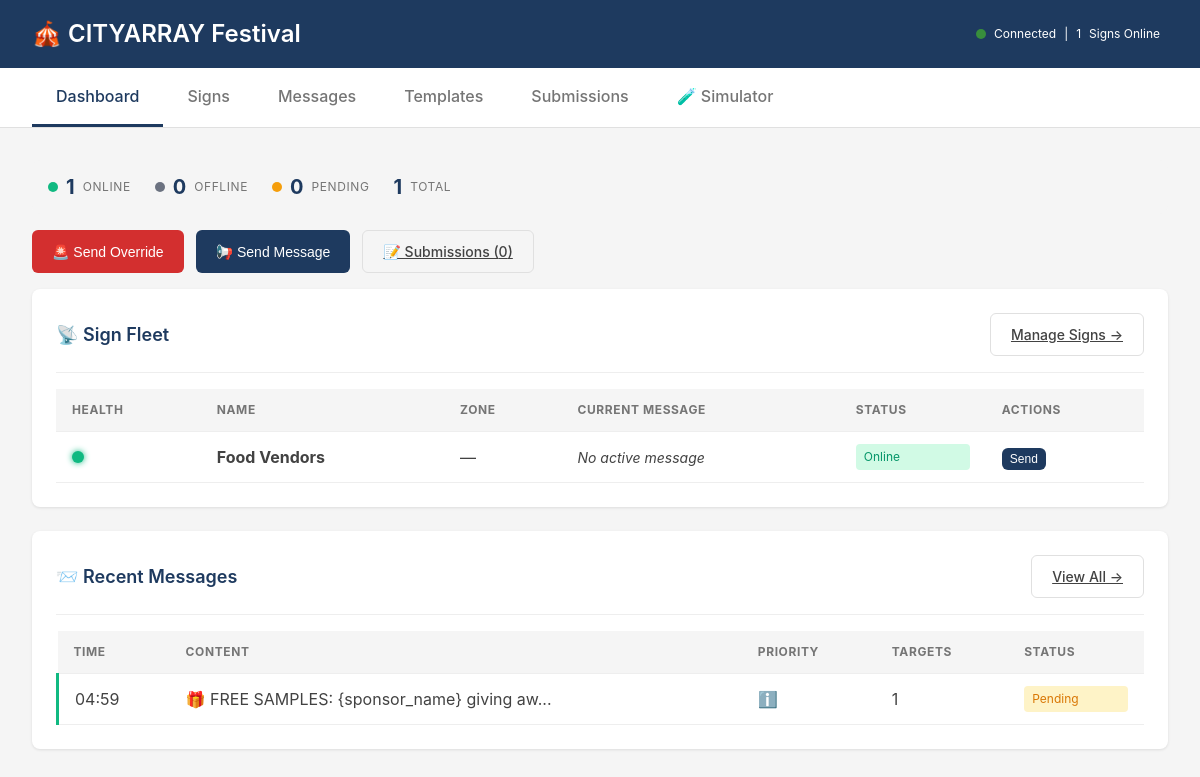
The page / on the database its author committed.
### models.py (models this page shows, shortened)
class Sign(Base):
    __tablename__ = "signs"
    id = Column(String(36), primary_key=True, default=generate_uuid)
    event_id = Column(String(36), ForeignKey("events.id"))
    name = Column(String(100), nullable=False)
    hardware_id = Column(String(100))  # Pi serial number or unique ID
    zone_id = Column(String(36))
    position_x = Column(Integer)
    position_y = Column(Integer)
    status = Column(String(20), default="offline")  # online, offline, warning, error
    battery = Column(Integer)  # Percentage 0-100
    signal_strength = Column(Integer)  # dBm or percentage
    crowd_density = Column(String(20))  # low, medium, high, critical
    crowd_count = Column(Integer)
    ambient_noise_db = Column(Float)
    current_message_id = Column(String(36))
    current_template = Column(String(100))
    last_seen = Column(DateTime)
    created_at = Column(DateTime, default=datetime.utcnow)
    display_type = Column(String(50))  # e-paper, led
    has_camera = Column(Boolean, default=True)
    has_speaker = Column(Boolean, default=True)
    has_microphone = Column(Boolean, default=True)
    config = Column(JSON, default=dict)
    event = relationship("Event", back_populates="signs")

class Message(Base):
    __tablename__ = "messages"
    id = Column(String(36), primary_key=True, default=generate_uuid)
    event_id = Column(String(36), ForeignKey("events.id"))
    template_id = Column(String(36), ForeignKey("templates.id"))
    content = Column(Text)
    rendered_content = Column(Text)  # After variable substitution
    target_signs = Column(JSON, default=["all"])  # List of sign IDs or ["all"]
    target_zones = Column(JSON, default=list)  # List of zone IDs
    priority = Column(Integer, default=10)
    override_mode = Column(String(20))  # insert, replace, emergency
    persistence_mode = Column(String(20), default="timed")  # timed, until_cleared, emergency_lock
    audio_enabled = Column(Boolean, default=False)
    audio_languages = Column(JSON, default=["en"])
    status = Column(String(20), default="pending")  # pending, active, displayed, cancelled, expired
    scheduled_at = Column(DateTime)
    expires_at = Column(DateTime)
    duration_seconds = Column(Integer, default=30)
    created_at = Column(DateTime, default=datetime.utcnow)
    created_by = Column(String(100))  # User ID or "system"
    displayed_at = Column(DateTime)

### app.py (the view)
@app.get("/")
async def dashboard(request: Request, db=Depends(get_db)):
    signs = db.query(Sign).all()
    zones = db.query(Zone).all()
    messages = db.query(Message).order_by(Message.created_at.desc()).limit(10).all()
    tpls = db.query(Template).all()
    stats = get_system_stats(db)
    return templates.TemplateResponse("dashboard.html", {
        "request": request,
        "active_page": "dashboard",
        "signs": [s.to_dict() for s in signs],
        "zones": [z.to_dict() for z in zones],
        "messages": [m.to_dict() for m in messages],
        "templates": [t.to_dict() for t in tpls],
        "stats": stats
    })

### templates/dashboard.html (shortened to what this page needs)
{% extends "base.html" %}
{% block content %}
<div class="stats-bar">
    <div class="stat-mini">
        <span class="stat-dot online"></span>
        <span class="stat-value" id="stat-online">{{ stats.signs.online }}</span>
        <span class="stat-label">Online</span>
    </div>
    <div class="stat-mini">
        <span class="stat-dot offline"></span>
        <span class="stat-value" id="stat-offline">{{ stats.signs.offline }}</span>
        <span class="stat-label">Offline</span>
    </div>
    <div class="stat-mini">
        <span class="stat-dot warning"></span>
        <span class="stat-value" id="stat-pending">{{ stats.submissions.pending }}</span>
        <span class="stat-label">Pending</span>
    </div>
    <div class="stat-mini">
        <span class="stat-value">{{ stats.signs.total }}</span>
        <span class="stat-label">Total</span>
    </div>
</div>
<div class="actions-bar">
    <button class="btn btn-danger" onclick="openOverrideModal()">
        🚨 Send Override
    </button>
    <button class="btn btn-primary" onclick="openMessageModal()">
        📢 Send Message
    </button>
    <a href="/submissions?status=pending" class="btn btn-outline">
        📝 Submissions ({{ stats.submissions.pending }})
    </a>
</div>
<div class="card">
    <div class="card-header">
        <h2 class="card-title">📡 Sign Fleet</h2>
        <a href="/signs" class="btn btn-outline">Manage Signs →</a>
    </div>
    {% if signs %}
    <table class="table signs-table">
        <thead>
            <tr>
                <th>Health</th>
                <th>Name</th>
                <th>Zone</th>
                <th>Current Message</th>
                <th>Status</th>
                <th>Actions</th>
            </tr>
        </thead>
        <tbody id="signs-tbody">
            {% for sign in signs %}
            <tr data-sign-id="{{ sign.id }}">
                <td>
                    <span class="health-indicator {{ sign.status }}"></span>
                </td>
                <td>
                    <strong>{{ sign.name }}</strong>
                </td>
                <td>
                    {% set zone_name = '' %}
                    {% for zone in zones if zone.id == sign.zone_id %}
                        {% set zone_name = zone.name %}
                    {% endfor %}
                    {% if zone_name %}
                        <span class="zone-badge">{{ zone_name }}</span>
                    {% else %}
                        <span class="no-zone">—</span>
                    {% endif %}
                </td>
                <td class="message-cell">
                    {% if sign.current_message_id %}
                        <span class="current-message">{{ sign.current_template or 'Active message' }}</span>
                    {% else %}
                        <span class="no-message">No active message</span>
                    {% endif %}
                </td>
                <td>
                    <span class="status-badge {{ sign.status }}">{{ sign.status }}</span>
                </td>
                <td>
                    <button class="btn btn-sm btn-primary" onclick="quickSend('{{ sign.id }}', '{{ sign.name }}')">Send</button>
                </td>
            </tr>
            {% endfor %}
        </tbody>
    </table>
    {% endif %}
</div>
<div class="card">
    <div class="card-header">
        <h2 class="card-title">📨 Recent Messages</h2>
        <a href="/messages" class="btn btn-outline">View All →</a>
    </div>
    {% if messages %}
    <table class="table">
        <thead>
            <tr>
                <th>Time</th>
                <th>Content</th>
                <th>Priority</th>
                <th>Targets</th>
                <th>Status</th>
            </tr>
        </thead>
        <tbody>
            {% for msg in messages[:5] %}
            <tr class="message-row priority-{{ 'critical' if msg.priority >= 90 else 'warning' if msg.priority >= 70 else 'info' }}">
                <td>{{ msg.created_at[11:16] if msg.created_at else '-' }}</td>
                <td>{{ msg.content[:40] }}{% if msg.content and msg.content|length > 40 %}...{% endif %}</td>
                <td>
                    {% if msg.priority >= 90 %}
                    <span class="priority-badge critical">🚨</span>
                    {% elif msg.priority >= 70 %}
                    <span class="priority-badge warning">⚠️</span>
                    {% else %}
                    <span class="priority-badge info">ℹ️</span>
                    {% endif %}
                </td>
                <td>
                    {% if msg.target_signs and 'all' in msg.target_signs %}
                    All
                    {% else %}
                    {{ msg.target_signs|length if msg.target_signs else 0 }}
                    {% endif %}
                </td>
                <td><span class="status-badge {{ msg.status }}">{{ msg.status }}</span></td>
            </tr>
            {% endfor %}
        </tbody>
    </table>
    {% else %}
    <p style="text-align: center; padding: 2rem; color: var(--gray-600);">No messages sent yet.</p>
    {% endif %}
</div>
{% endblock %}

### templates/base.html (shortened to what this page needs)
<!DOCTYPE html>
<html lang="en">
<head>
</head>
<body hx-ext="ws" ws-connect="/ws/dashboard">
    <header>
        <h1>🎪 CITYARRAY Festival</h1>
        <div class="status-badge">
            <span class="status-dot" id="connection-status"></span>
            <span id="connection-text">Connected</span>
            <span> | </span>
            <span id="signs-online">0</span> signs online
        </div>
    </header>
    <nav>
        <a href="/" class="{% if active_page == 'dashboard' %}active{% endif %}">Dashboard</a>
        <a href="/signs" class="{% if active_page == 'signs' %}active{% endif %}">Signs</a>
        <a href="/messages" class="{% if active_page == 'messages' %}active{% endif %}">Messages</a>
        <a href="/templates" class="{% if active_page == 'templates' %}active{% endif %}">Templates</a>
        <a href="/submissions" class="{% if active_page == 'submissions' %}active{% endif %}">Submissions</a>
        <a href="/simulator" class="{% if active_page == 'simulator' %}active{% endif %}">🧪 Simulator</a>
    </nav>
    <main>{% block content %}{% endblock %}</main>
</body>
</html>

### templates/base.html (style rules this page uses)
:root { --primary: #1E3A5F; --accent: #2E7D32; --danger: #D32F2F; --warning: #F57C00; --success: #388E3C; --gray-100: #F5F5F5; --gray-200: #EEEEEE; --gray-300: #E0E0E0; --gray-600: #757575; --gray-800: #424242; }
* { box-sizing: border-box; margin: 0; padding: 0; }
body { font-family: -apple-system, BlinkMacSystemFont, 'Segoe UI', Roboto, sans-serif; background: var(--gray-100); color: var(--gray-800); line-height: 1.5; }
header { background: var(--primary); color: white; padding: 1rem 2rem; display: flex; justify-content: space-between; align-items: center; position: sticky; top: 0; z-index: 100; }
header h1 { font-size: 1.5rem; font-weight: 600; }
.status-badge { display: flex; align-items: center; gap: 0.5rem; font-size: 0.875rem; }
.status-dot { width: 10px; height: 10px; border-radius: 50%; background: var(--success); animation: pulse 2s infinite; }
nav { background: white; border-bottom: 1px solid var(--gray-300); padding: 0 2rem; display: flex; gap: 0; }
nav a { padding: 1rem 1.5rem; text-decoration: none; color: var(--gray-600); border-bottom: 3px solid transparent; font-weight: 500; transition: all 0.2s; }
nav a.active { color: var(--primary); border-bottom-color: var(--primary); }
main { padding: 2rem; max-width: 1600px; margin: 0 auto; }
.card { background: white; border-radius: 8px; box-shadow: 0 1px 3px rgba(0,0,0,0.1); padding: 1.5rem; margin-bottom: 1.5rem; }
.card-header { display: flex; justify-content: space-between; align-items: center; margin-bottom: 1rem; padding-bottom: 1rem; border-bottom: 1px solid var(--gray-200); }
.card-title { font-size: 1.125rem; font-weight: 600; color: var(--primary); }
.stat-value { font-size: 2.5rem; font-weight: 700; color: var(--primary); }
.stat-label { font-size: 0.875rem; color: var(--gray-600); text-transform: uppercase; letter-spacing: 0.05em; }
.btn { display: inline-flex; align-items: center; gap: 0.5rem; padding: 0.625rem 1.25rem; border-radius: 6px; font-weight: 500; font-size: 0.875rem; cursor: pointer; border: none; transition: all 0.2s; }
.btn-primary { background: var(--primary); color: white; }
.btn-danger { background: var(--danger); color: white; }
.btn-outline { background: transparent; border: 1px solid var(--gray-300); color: var(--gray-800); }
.table { width: 100%; border-collapse: collapse; }
.table th, .table td { padding: 0.75rem 1rem; text-align: left; border-bottom: 1px solid var(--gray-200); }
.table th { font-size: 0.75rem; text-transform: uppercase; letter-spacing: 0.05em; color: var(--gray-600); background: var(--gray-100); }

### templates/dashboard.html (style rules this page uses)
.stats-bar { display: flex; gap: 1.5rem; padding: 0.75rem 1rem; background: var(--gray-100); border-radius: 8px; margin-bottom: 1rem; }
.stat-mini { display: flex; align-items: center; gap: 0.5rem; }
.stat-mini .stat-value { font-size: 1.25rem; font-weight: 700; }
.stat-mini .stat-label { font-size: 0.75rem; color: var(--gray-600); }
.stat-dot { width: 10px; height: 10px; border-radius: 50%; }
.stat-dot.online { background: #10B981; }
.stat-dot.offline { background: #6B7280; }
.stat-dot.warning { background: #F59E0B; }
.actions-bar { display: flex; gap: 0.75rem; margin-bottom: 1rem; }
.health-indicator { width: 12px; height: 12px; border-radius: 50%; display: inline-block; }
.health-indicator.online { background: #10B981; box-shadow: 0 0 6px #10B981; }
.signs-table td { vertical-align: middle; }
.message-cell { max-width: 200px; }
.no-message { font-size: 0.875rem; color: var(--gray-400); font-style: italic; }
.no-zone { color: var(--gray-400); }
.status-badge { padding: 0.25rem 0.5rem; border-radius: 4px; font-size: 0.75rem; text-transform: capitalize; }
.status-badge.online { background: #D1FAE5; color: #059669; }
.status-badge.pending { background: #FEF3C7; color: #D97706; }
.message-row.priority-info { border-left: 3px solid #10B981; }
.priority-badge { font-size: 1rem; }
.btn-sm { padding: 0.25rem 0.5rem; font-size: 0.75rem; }

### rows shown on the page
Sign: name "Food Vendors", status "Online"
Message: created_at "04:59", content "🎁 FREE SAMPLES: {sponsor_name} giving aw", target_signs|length "1", status "Pending"

### other values the page prints
{{ stats.signs.online }} "1"
{{ stats.signs.offline }} "0"
{{ stats.submissions.pending }} "0"
{{ stats.signs.total }} "1"
